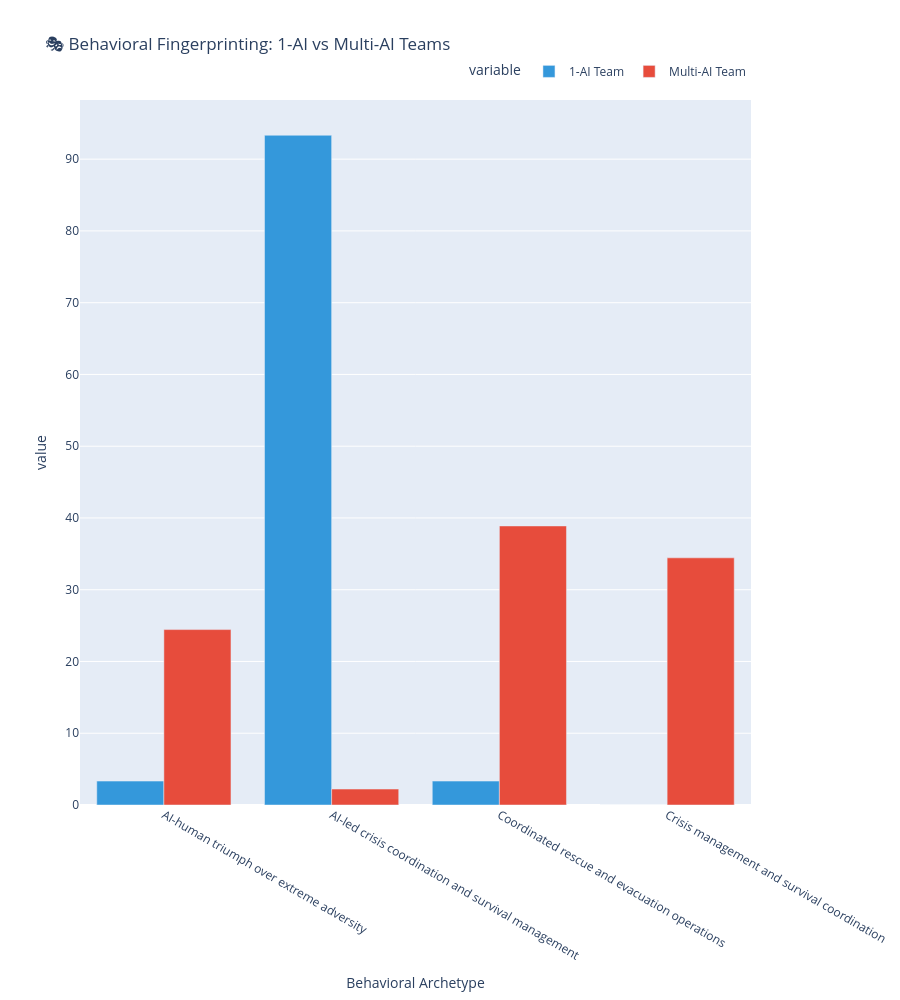

This figure's notebook cell:
### Code cell
# Calculate behavioral fingerprints (percentage distribution by condition)
behavioral_fingerprints = sim_log.log_data.groupby(['condition', 'cluster_label']).size().unstack(fill_value=0)

# Convert to percentages
behavioral_fingerprints_pct = behavioral_fingerprints.div(behavioral_fingerprints.sum(axis=1), axis=0) * 100

print("📊 Behavioral Fingerprints (% distribution):")
print(behavioral_fingerprints_pct.round(1))

# Create grouped bar chart comparison
fig = px.bar(
    x=behavioral_fingerprints_pct.columns,
    y=[behavioral_fingerprints_pct.loc['1-AI Team'], 
       behavioral_fingerprints_pct.loc['Multi-AI Team']],
    labels={'x': 'Behavioral Archetype', 'y': 'Percentage of Actions (%)'},
    title='🎭 Behavioral Fingerprinting: 1-AI vs Multi-AI Teams',
    color_discrete_sequence=['#3498db', '#e74c3c'],
    barmode='group'
)

# Add trace names
fig.data[0].name = '1-AI Team'
fig.data[1].name = 'Multi-AI Team'

# Customize layout
fig.update_layout(
    height=1000,
    showlegend=True,
    font=dict(size=12),
    legend=dict(
        orientation="h",
        yanchor="bottom",
        y=1.02,
        xanchor="right",
        x=1
    )
)

fig.show()

# Print key insights
print("\n🔍 Key Behavioral Differences:")
for archetype in behavioral_fingerprints_pct.columns:
    diff = behavioral_fingerprints_pct.loc['Multi-AI Team', archetype] - behavioral_fingerprints_pct.loc['1-AI Team', archetype]
    direction = "higher" if diff > 0 else "lower"
    print(f"  • {archetype}: Multi-AI teams show {abs(diff):.1f}% {direction} tendency")

### Figure 1 — Plotly figure (JSON) as saved in the notebook; plotly's stock layout.template omitted (floating-point values rounded to 4 significant figures)
{"data": [{"alignmentgroup": "True", "hovertemplate": "variable=wide_variable_0<br>Behavioral Archetype=%{x}<br>value=%{y}<extra></extra>", "legendgroup": "wide_variable_0", "marker": {"color": "#3498db", "pattern": {"shape": ""}}, "name": "1-AI Team", "offsetgroup": "wide_variable_0", "orientation": "v", "showlegend": true, "textposition": "auto", "type": "bar", "x": ["AI-human triumph over extreme adversity", "AI-led crisis coordination and survival management", "Coordinated rescue and evacuation operations", "Crisis management and survival coordination"], "xaxis": "x", "y": [3.333, 93.33, 3.333, 0.0], "yaxis": "y"}, {"alignmentgroup": "True", "hovertemplate": "variable=wide_variable_1<br>Behavioral Archetype=%{x}<br>value=%{y}<extra></extra>", "legendgroup": "wide_variable_1", "marker": {"color": "#e74c3c", "pattern": {"shape": ""}}, "name": "Multi-AI Team", "offsetgroup": "wide_variable_1", "orientation": "v", "showlegend": true, "textposition": "auto", "type": "bar", "x": ["AI-human triumph over extreme adversity", "AI-led crisis coordination and survival management", "Coordinated rescue and evacuation operations", "Crisis management and survival coordination"], "xaxis": "x", "y": [24.44, 2.222, 38.89, 34.44], "yaxis": "y"}], "layout": {"barmode": "group", "font": {"size": 12}, "height": 1000, "legend": {"orientation": "h", "title": {"text": "variable"}, "tracegroupgap": 0, "x": 1, "xanchor": "right", "y": 1.02, "yanchor": "bottom"}, "showlegend": true, "title": {"text": "🎭 Behavioral Fingerprinting: 1-AI vs Multi-AI Teams"}, "xaxis": {"anchor": "y", "domain": [0, 1], "title": {"text": "Behavioral Archetype"}}, "yaxis": {"anchor": "x", "domain": [0, 1], "title": {"text": "value"}}}}
